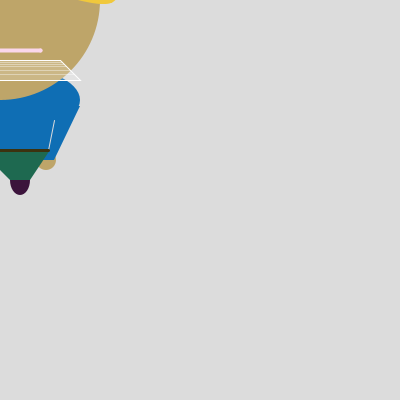
Frame 1 (no input)
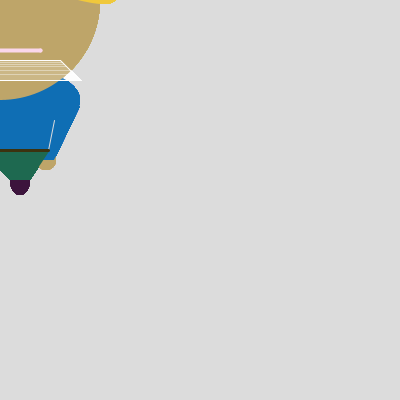
Frame 60 (the mouse pressed at the canvas centre just before this capture)
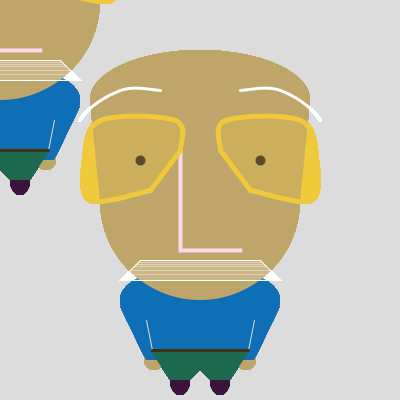
Frame 120 (the mouse held since frame 60 and released just before this capture)

The Processing sketch that drew these frames (run headless with seeded random() and noise(); from frame 60 on, the mouse is pressed at the canvas centre):

// Processing sketch: processing_89461
// ── processing_89461.pde

//Homework 5
//Copyright Lila Fagen
//Lila.Fagen@gmail.com (ldf)

float x, y, wd, ht;

void setup ( ) 
{
    size (400, 400);
    background (220);
    smooth ( );
    x= 200;
    y= 200;
    wd= 200;
    ht= 200;
    
    frameRate (20);
}

void draw ( ) 
{
//hands
fill (190, 165, 105);
noStroke ( );
ellipse (mouseX - (.23 * wd), mouseY + (.8 * ht), (.1 * wd), (.1 * ht));
ellipse (mouseX + (.23 * wd), mouseY + (.8 * ht), (.1 * wd), (.1 * ht));

//body shirt
fill (15, 110, 180);
noStroke ( );
ellipse (mouseX, mouseY + (.5 * ht), (.8 * wd), (.35 * ht));
quad (mouseX - (.4 * wd), mouseY + (.53 * ht), mouseX - (.27 * wd), mouseY + (.8 * ht), mouseX + (.27 * wd), mouseY + (.8 * ht), mouseX + (.4 * wd), mouseY + (.53 * ht));
strokeWeight (1);
stroke (220);
line (mouseX + (.24 * wd), mouseY + (.75 * ht), mouseX + (.27 * wd), mouseY + (.6 * ht));
line (mouseX - (.24 * wd), mouseY + (.75 * ht), mouseX - (.27 * wd), mouseY + (.6 * ht));


//face shape
fill (190, 165, 105);
noStroke ( );
ellipse (mouseX, mouseY, wd, ht);
ellipse (mouseX, mouseY - (.5 * ht), (1.1 * wd), (.5 * ht));
quad (mouseX - (.55 * wd), mouseY - (.5 * ht), mouseX + (.55 * wd), mouseY - (.5 * ht), mouseX + (.5 * wd), mouseY, mouseX - (.5 * wd), mouseY);


//shoes
fill (60, 20, 60);
ellipse (mouseX + (.1 * wd), mouseY + (.9 * ht), (.1 * wd), (.15 * ht));
ellipse (mouseX - (.1 * wd), mouseY + (.9 * ht), (.1 * wd), (.15 * ht));


//body pants
strokeWeight (0);
noStroke ( );
fill (30, 105, 80);
point (mouseX + (.25 * wd), mouseY + (.75 * ht));
point (mouseX + (.15 * wd), mouseY + (.9 * ht));
point (mouseX + (.05 * wd), mouseY + (.9 * ht));
point (mouseX, mouseY + (.85 * ht));
point (mouseX - (.05 * wd), mouseY + (.9 * ht));
point (mouseX - (.15 * wd), mouseY + (.9 * ht));
point (mouseX - (.25 * wd), mouseY + (.75 * ht));
beginShape ( );
vertex (mouseX + (.25 * wd), mouseY + (.75 * ht));
vertex (mouseX + (.15 * wd), mouseY + (.9 * ht));
vertex (mouseX + (.05 * wd), mouseY + (.9 * ht));
vertex (mouseX, mouseY + (.85 * ht));
vertex (mouseX - (.05 * wd), mouseY + (.9 * ht));
vertex (mouseX - (.15 * wd), mouseY + (.9 * ht));
vertex (mouseX - (.25 * wd), mouseY + (.75 * ht));
endShape ( );
strokeWeight (3);
stroke (60, 50, 15);
line (mouseX - (.24 * wd), mouseY + (.75 * ht), mouseX + (.24 * wd), mouseY + (.75 * ht));


/* "L" */
strokeWeight (4);
noFill ( );
stroke (250, 215, 235);
point (mouseX - (.1 * wd), mouseY - (.25 * ht));
point (mouseX - (.1 * wd), mouseY + (.25 * ht));
point (mouseX + (.2 * wd), mouseY + (.25 * ht));
beginShape ( );
vertex (mouseX - (.1 * wd), mouseY - (.25 * ht));
vertex (mouseX - (.1 * wd), mouseY + (.25 * ht));
vertex (mouseX + (.2 * wd), mouseY + (.25 * ht));
endShape ( );



//eyebrows
strokeWeight (3);
noStroke ( );
noFill ( );
//left
point (mouseX - (.7 * wd), mouseY - (.1 * ht));//reference
point (mouseX - (.6 * wd), mouseY - (.4 * ht));
point (mouseX - (.4 * wd), mouseY - (.55 * ht));
point (mouseX - (.2 * wd), mouseY - (.55 * ht));
point (mouseX - (.1 * wd), mouseY - (.53 * ht)); //reference
beginShape ( );
stroke (255);
curveVertex (mouseX - (.7 * wd), mouseY - (.1 * ht));//reference
curveVertex (mouseX - (.6 * wd), mouseY - (.4 * ht));
curveVertex (mouseX - (.4 * wd), mouseY - (.55 * ht));
curveVertex (mouseX - (.2 * wd), mouseY - (.55 * ht));
curveVertex (mouseX - (.1 * wd), mouseY - (.53 * ht)); //reference
endShape ( );
//right
noStroke ( );
point (mouseX + (.7 * wd), mouseY - (.1 * ht));//reference
point (mouseX + (.6 * wd), mouseY - (.4 * ht));
point (mouseX + (.4 * wd), mouseY - (.55 * ht));
point (mouseX + (.2 * wd), mouseY - (.55 * ht));
point (mouseX + (.1 * wd), mouseY - (.53 * ht)); //reference
beginShape ( );
stroke (255);
curveVertex (mouseX + (.7 * wd), mouseY - (.1 * ht));//reference
curveVertex (mouseX + (.6 * wd), mouseY - (.4 * ht));
curveVertex (mouseX + (.4 * wd), mouseY - (.55 * ht));
curveVertex (mouseX + (.2 * wd), mouseY - (.55 * ht));
curveVertex (mouseX + (.1 * wd), mouseY - (.53 * ht)); //reference
endShape ( );

//eyeballs
strokeWeight (10);
stroke (30);
point (mouseX - (.3 * wd), mouseY - (.2 * ht));
point (mouseX + (.3 * wd), mouseY - (.2 * ht));

//*Glasses*//
strokeWeight (5);
stroke (240, 200, 60);
fill (240, 200, 60, 70);
//left lense//
point (mouseX - (.1 * wd), mouseY - (.25 * ht));//reference
point (mouseX - (.1 * wd), mouseY - (.25 * ht));
point (mouseX - (.125 * wd), mouseY - (.4 * ht));
point (mouseX - (.5 * wd), mouseY - (.4 * ht));
point (mouseX - (.58 * wd), mouseY - (.2 * ht));
point (mouseX - (.55 * wd), mouseY);
point (mouseX - (.25 * wd), mouseY - (.05 * ht));
point (mouseX - (.25 * wd), mouseY - (.05 * ht));//reference
beginShape ( );
curveVertex (mouseX - (.1 * wd), mouseY - (.25 * ht));//reference
curveVertex (mouseX - (.1 * wd), mouseY - (.25 * ht));
curveVertex (mouseX - (.125 * wd), mouseY - (.4 * ht));
curveVertex (mouseX - (.5 * wd), mouseY - (.4 * ht));
curveVertex (mouseX - (.58 * wd), mouseY - (.2 * ht));
curveVertex (mouseX - (.55 * wd), mouseY);
curveVertex (mouseX - (.25 * wd), mouseY - (.05 * ht));
curveVertex (mouseX - (.25 * wd), mouseY - (.05 * ht));//reference
endShape ( );
beginShape ( );
vertex (mouseX - (.25 * wd), mouseY - (.05 * ht));
vertex (mouseX - (.1 * wd), mouseY - (.25 * ht));
endShape ( );
//right lense//
point (mouseX + (.1 * wd), mouseY - (.25 * ht));//reference
point (mouseX + (.1 * wd), mouseY - (.25 * ht));
point (mouseX + (.125 * wd), mouseY - (.4 * ht));
point (mouseX + (.5 * wd), mouseY - (.4 * ht));
point (mouseX + (.58 * wd), mouseY - (.2 * ht));
point (mouseX + (.55 * wd), mouseY);
point (mouseX + (.25 * wd), mouseY - (.05 * ht));
point (mouseX + (.25 * wd), mouseY - (.05 * ht));//reference
beginShape ( );
curveVertex (mouseX + (.1 * wd), mouseY - (.25 * ht));//reference
curveVertex (mouseX + (.1 * wd), mouseY - (.25 * ht));
curveVertex (mouseX + (.125 * wd), mouseY - (.4 * ht));
curveVertex (mouseX + (.5 * wd), mouseY - (.4 * ht));
curveVertex (mouseX + (.58 * wd), mouseY - (.2 * ht));
curveVertex (mouseX + (.55 * wd), mouseY);
curveVertex (mouseX + (.25 * wd), mouseY - (.05 * ht));
curveVertex (mouseX + (.25 * wd), mouseY - (.05 * ht));//reference
endShape ( );
beginShape ( );
vertex (mouseX + (.1 * wd), mouseY - (.25 * ht));
vertex (mouseX + (.25 * wd), mouseY - (.05 * ht));
endShape ( );



//moustache
strokeWeight (1);
fill (255, 50);
//fill (30, 165, 165);
//noFill ( );
stroke (255);
point (mouseX - (.3 * wd), mouseY + (.3 * ht));
point (mouseX - (.4 * wd), mouseY + (.4 * ht));
point (mouseX + (.3 * wd), mouseY + (.3 * ht));
point (mouseX + (.4 * wd), mouseY + (.4 * ht));

beginShape ( );
vertex (mouseX - (.3 * wd), mouseY + (.3 * ht));
vertex (mouseX - (.4 * wd), mouseY + (.4 * ht));
vertex (mouseX + (.4 * wd), mouseY + (.4 * ht));
vertex (mouseX + (.3 * wd), mouseY + (.3 * ht));
vertex (mouseX - (.3 * wd), mouseY + (.3 * ht));
endShape ( );

stroke (255, 255, 255, 100);
strokeWeight (1);
line (mouseX + (.3 * wd), mouseY + (.3 * ht), mouseX - (.3 * wd), mouseY + (.3 * ht));
line (mouseX + (.31 * wd), mouseY + (.31 * ht), mouseX - (.31 * wd), mouseY + (.31 * ht));
line (mouseX + (.32 * wd), mouseY + (.32 * ht), mouseX - (.32 * wd), mouseY + (.32 * ht));
line (mouseX + (.33 * wd), mouseY + (.33 * ht), mouseX - (.33 * wd), mouseY + (.33 * ht));
line (mouseX + (.35 * wd), mouseY + (.35 * ht), mouseX - (.35 * wd), mouseY + (.35 * ht));
line (mouseX + (.37 * wd), mouseY + (.37 * ht), mouseX - (.37 * wd), mouseY + (.37 * ht));
line (mouseX + (.4 * wd), mouseY + (.4 * ht), mouseX - (.4 * wd), mouseY + (.4 * ht));
}

void keyPressed ( ) 
{
  wd= wd/2;
  ht= ht/2;
}

void mousePressed( )
{
     background (220); 
}
